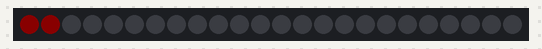
Recording of a sketch running on a simulated Arduino Uno, built with avr-gcc and run on an emulated ATmega328P. Parts: 24 RGB LEDs in strip order, left to right. Dim RGB values are drawn brighter than linear.

Above: at 0.56 s.
At 5.49 s:
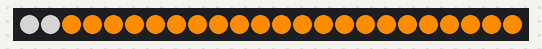
At 10.32 s:
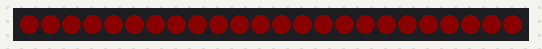
At 20.18 s:
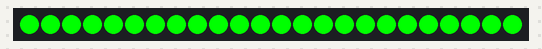
At 30.04 s:
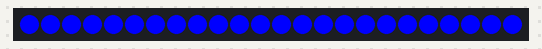
At 39.9 s:
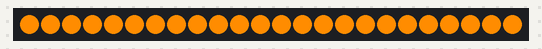

The sketch:

WS2812B_circles.ino.ino
```cpp
/*

  Demonstrates the use of the Parallax WS2812B RGB Led Module (#28085)

  This demo cycles two LEDs through the three primary colors, red, blue, and
  green, slowly fading in for each color.

  For a demonstration using just one WS2812B RGB LED module, please see the
  'WS2812B_Single' sketch.

  ------------

  This sketch REQUIRES the use of a third-party library, Adafruit_NeoPixel.
  Refer to the 'WS2812B_Single' sketch for important setup information
  for this library.

  This example code is for the Arduino Uno and direct compatible boards, using the
  Arduino 1.0 or later IDE software. It has not been tested, nor designed for, other
  Arduino boards, including the Arduino Due.

  ------------

  Connections:
  First LED    Arduino
  GND          GND
  5V           5V
  SI           Digital Pin 6

  First LED    Second LED
  GND          GND
  5V           5V
  SO           SI

  Note: Both the 5V and GND connections on the LED modules are thru-connected.
  You may connect ground and power to either side of the module.

*/

#include <Adafruit_NeoPixel.h>         // Include Adafruit NeoPixel library
#define PIN            6               // First LED on digital pin 6
#define NUMLEDS        24              // Use total of NUMLEDS LEDs

// Create 'leds' object to drive LEDs
Adafruit_NeoPixel leds = Adafruit_NeoPixel(NUMLEDS, PIN, NEO_GRBW + NEO_KHZ800);

int wait = 50;                         // Standard wait delay of 5 milliseconds

void setup() {
  leds.begin();                       // Initialize 'leds' object

  for (int i = 0; i < NUMLEDS; i++) {
    //Make sure both LEDs are off to demonstrate start of sketch
    leds.setPixelColor(i, leds.Color(0, 0, 0));  // Turn off LEDi
  }
  leds.show();                        // Set new values
  delay(500);

}

void showColorInLoop(int r, int g, int b) {
 for (int j = 0; j < NUMLEDS; j++) {
    //for (int i = 0; i < 255; i++) {
    leds.setPixelColor(j, leds.Color(r, g, b));
    leds.show();                        // Set the LEDs
    delay(wait);                        // Delay for visual effect
    //}
  }
}

// Loop through changing R, G, and B colors
// Each color fades in from off (i=0) to fully on (i=255)
void loop() {
  showColorInLoop(10, 0, 0); //RED
  showColorInLoop(0, 255, 0); //GREEEN
  showColorInLoop(0, 0, 255); //BLUE
  showColorInLoop(255,140,0); //ORANGE
  showColorInLoop(128,128,128); //GRAY
  showColorInLoop(255,255,0); //YELLOW
  showColorInLoop(173,255,47); //GREENYELLOW
}
```
